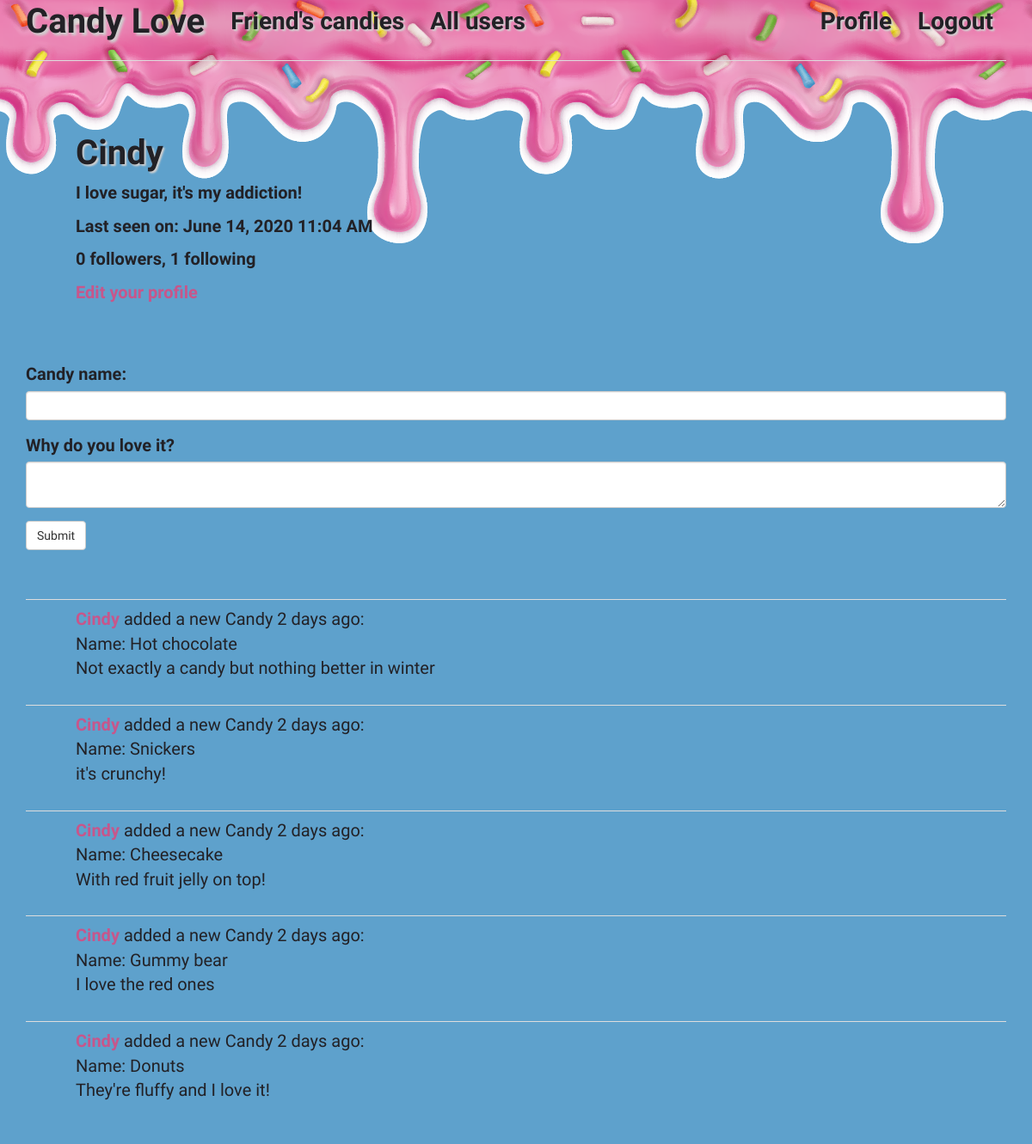
The page /user/Cindy (signed in) on the database as committed earlier.
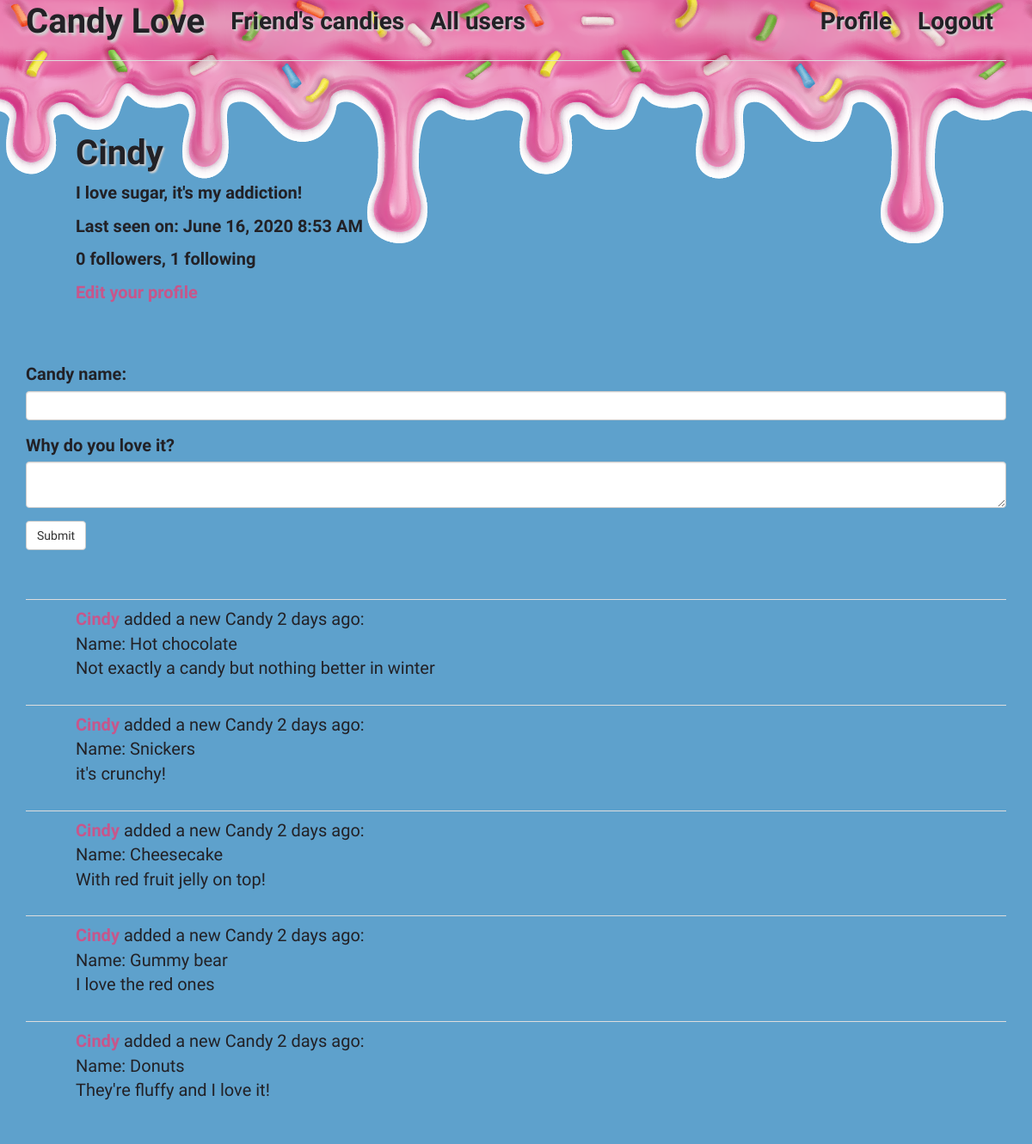
The same page on the database as committed later.
### app/models.py (models this page shows, shortened)
class User(UserMixin, db.Model):
    id = db.Column(db.Integer, primary_key=True)
    username = db.Column(db.String(64), index=True, unique=True)
    email = db.Column(db.String(120), index=True, unique=True)
    password_hash = db.Column(db.String(128))
    posts = db.relationship('Post', backref='author', lazy='dynamic')
    about_me = db.Column(db.String(140))
    last_seen = db.Column(db.DateTime, default=datetime.utcnow)
    followed = db.relationship(
        'User', secondary=followers,
        primaryjoin=(followers.c.follower_id == id),
        secondaryjoin=(followers.c.followed_id == id),
        backref=db.backref('followers', lazy='dynamic'), lazy='dynamic')

class Post(db.Model):
    id = db.Column(db.Integer, primary_key=True)
    name = db.Column(db.String(64))
    body = db.Column(db.String(140))
    timestamp = db.Column(db.DateTime, index=True, default=datetime.utcnow)
    user_id = db.Column(db.Integer, db.ForeignKey('user.id'))
    language = db.Column(db.String(5))

### app/main/routes.py (the view, shortened to what this page needs)
@bp.route('/user/<username>', methods=['GET', 'POST'])
@login_required
def user(username):
    user = User.query.filter_by(username=username).first_or_404()
    page = request.args.get('page', 1, type=int)
    form = PostForm()
    posts = user.posts.order_by(Post.timestamp.desc()).paginate(
        page, current_app.config['POSTS_PER_PAGE'], False)
    next_url = url_for('main.user', username=user.username,
                       page=posts.next_num) if posts.has_next else None
    prev_url = url_for('main.user', username=user.username,
                       page=posts.prev_num) if posts.has_prev else None
    return render_template('user.html', user=user, form=form, posts=posts.items,
                           next_url=next_url, prev_url=prev_url)

### app/main/forms.py
class PostForm(FlaskForm):
    name = StringField('Candy name:', validators=[DataRequired()])
    post = TextAreaField(_l('Why do you love it?'), validators=[DataRequired()])
    submit = SubmitField(_l('Submit'))

### app/main/routes.py (called while the page is built)
@bp.before_app_request
def before_request():
    if current_user.is_authenticated:
        current_user.last_seen = datetime.utcnow()
        db.session.commit()
    g.locale = str(get_locale())

### app/models.py (called while the page is built)
@login.user_loader
def load_user(id):
    return User.query.get(int(id))

### app/templates/user.html (shortened to what this page needs)
{% extends "base.html" %}
{% import 'bootstrap/wtf.html' as wtf %}
{% block app_content %}
    <table class="table">
        <tr>
            <td width="50px"></td>
            <td>
                <br>
                <br>
                <h1>{{ user.username }}</h1>
                {% if user.about_me %}<p>{{ user.about_me }}</p>{% endif %}
                {% if user.last_seen %}
                <p>{{ _('Last seen on') }}: {{ moment(user.last_seen).format('LLL') }}</p>
                {% endif %}
                <p>{{ _('%(count)d followers', count=user.followers.count()) }}, {{ _('%(count)d following', count=user.followed.count()) }}</p>
                {% if user == current_user %}
                <p><a href="{{ url_for('main.edit_profile') }}">{{ _('Edit your profile') }}</a></p>
                {% endif %}
            </td>
        </tr>
    </table>
    <br>
    {% if form %}
    {{ wtf.quick_form(form) }}
    <br>
    {% endif %}
    <br>
    {% for post in posts %}
        {% include '_post.html' %}
    {% endfor %}
{% endblock %}

### app/templates/base.html (shortened to what this page needs)
{% extends 'bootstrap/base.html' %}
{% block styles %}
{{super()}}
<link rel="stylesheet" href="{{ url_for('static',filename='styles/style.css') }}">
{% endblock %}
{% block navbar %}
<body>
    <div class="main-body">
    <nav class="navbar transparent">
        <div class="container">
            <div class="navbar-header">
                <a class="navbar-brand" href="{{ url_for('main.home') }}">Candy Love</a>
            </div>
            <div class="collapse navbar-collapse" id="bs-example-navbar-collapse-1">
                <ul class="nav navbar-nav">
                    <li><a class="nav-home" href="{{ url_for('main.index') }}">{{ _("Friend's candies") }}</a></li>
                    <li><a class="nav-home" href="{{ url_for('main.explore') }}">{{ _('All users') }}</a></li>
                </ul>
                <ul class="nav navbar-nav navbar-right">
                    {% if current_user.is_anonymous %}
                    <li><a class="nav-home" href="{{ url_for('auth.login') }}">{{ _('Login') }}</a></li>
                    {% else %}
                    <li><a class="nav-home" href="{{ url_for('main.user', username=current_user.username) }}">{{ _('Profile') }}</a></li>
                    <li><a class="nav-home" href="{{ url_for('auth.logout') }}">{{ _('Logout') }}</a></li>
                    {% endif %}
                </ul>
            </div>
        </div>
    </nav>
{% endblock %}
{% block content %}
    <div class="container">
        {% block app_content %}{% endblock %}
    </div>
{% endblock %}
{% block scripts %}
</div>
</body>
{% endblock %}

### app/templates/_post.html (shortened to what this page needs)
<table class="table">
    <tr>
        <td width="50px">
        </td>
        <td>
            {{ _('%(username)s added a new Candy %(when)s',
                username=user_link, when=moment(post.timestamp).fromNow()) }}:
            <br>
            Name: <span id="post{{ post.id }}"></span>{{ post.name }}</span>
            <br>
            <span id="post{{ post.id }}"></span>{{ post.body }}</span>
        </td>
    </tr>
</table>

### app/static/styles/style.css (style rules this page uses)
* { margin: 0; padding: 0; -webkit-box-sizing: border-box; box-sizing: border-box; }
body { font-family: 'Comic Neue', cursive; font-size: 2rem; background-color: #5ea1cc; color: #222126; height: 100%; }
.main-body { background-color: #5ea1cc; background-image: url("../imgs/candymel.png"), url("../imgs/candymel.png"), url("../imgs/candymel.png"); background-size: auto; background-repeat: no-repeat, no-repeat, no-repeat; background-position: 0 top, 600px top, 1200px top; color: #222126; }
.navbar { background-image: url("../imgs/candymel.png"); background-size: auto; background-color: #5ea1cc; border: none; font-weight: 700; font-size: 2.8rem; }
.navbar-brand { color: #222126; font-size: 4rem; text-shadow: 3px 3px 3px #cfcfcf; }
.nav-home { color: #222126; text-shadow: 2px 2px 2px #cfcfcf; }
.table { color: #222126; }
.table h1 { font-size: 4rem; font-weight: bold; text-shadow: 2px 2px 2px #cfcfcf; }
.table p { font-weight: bold; }
.table a { color: #c7568b; }
.name-in-post { font-weight: bold; }

Rows that differ between the two databases and show on the page:
changed User "Cindy": last_seen "June 14, 2020 11:04 AM" → "June 16, 2020 8:53 AM"
